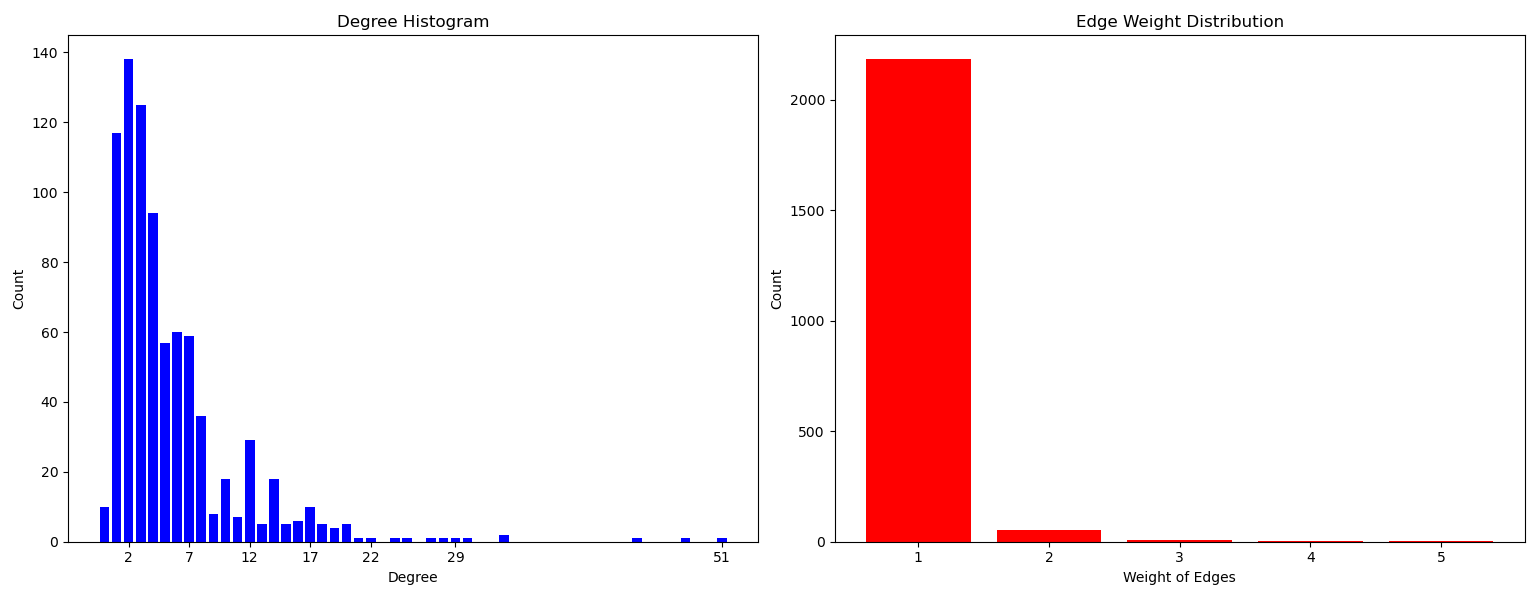

Python code for this plot:
import networkx as nx
from collections import defaultdict, Counter
import matplotlib.pyplot as plt

file_path = 'out.moreno_crime_crime'

# Initialize graph and data structures
G = nx.Graph()
criminal_to_cases = defaultdict(set)
case_to_criminals = defaultdict(set)

# Data loading
with open(file_path, 'r') as file:
    for line in file:
        if line.strip() and not line.startswith('%'):
            parts = line.split()
            criminal_id, case_id = int(parts[0]), int(parts[1])
            criminal_to_cases[criminal_id].add(case_id)
            case_to_criminals[case_id].add(criminal_id)

# Node and edge setup
for criminal, cases in criminal_to_cases.items():
    G.add_node(criminal, size=len(cases))
for case, criminals in case_to_criminals.items():
    criminals = list(criminals)
    for i in range(len(criminals)):
        for j in range(i + 1, len(criminals)):
            if G.has_edge(criminals[i], criminals[j]):
                G[criminals[i]][criminals[j]]['weight'] += 1
            else:
                G.add_edge(criminals[i], criminals[j], weight=1)

# Setup for plotting
fig, (ax1, ax2) = plt.subplots(1, 2, figsize=(16, 6))
degree_sequence = sorted((d for n, d in G.degree()), reverse=True)
degreeCount = Counter(degree_sequence)
deg, cnt = zip(*degreeCount.items())

# Degree plot
ax1.bar(deg, cnt, width=0.80, color='b')
ax1.set_title("Degree Histogram")
ax1.set_ylabel("Count")
ax1.set_xlabel("Degree")
ax1.set_xticks(deg[::5])
ax1.set_xticklabels([str(d) for d in deg[::5]])  # Labels not rotated

# Weight plot
edge_weights = [G[u][v]['weight'] for u, v in G.edges()]
weight_counts = Counter(edge_weights)
weights, counts = zip(*weight_counts.items())
ax2.bar(weights, counts, width=0.80, color='r')
ax2.set_title("Edge Weight Distribution")
ax2.set_ylabel("Count")
ax2.set_xlabel("Weight of Edges")
ax2.set_xticks(weights)
ax2.set_xticklabels(weights)  # Labels not rotated

plt.tight_layout()
plt.show()
